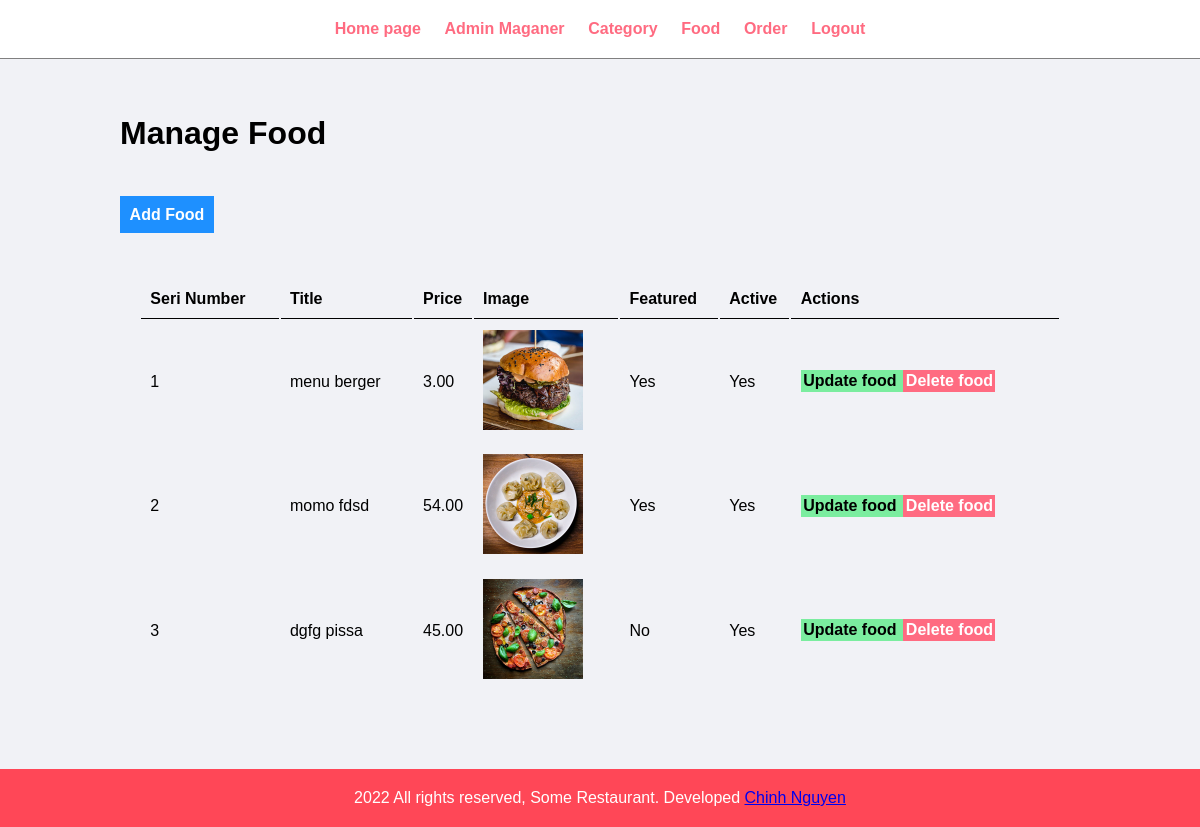
Screenshot of /admin/manage-food.php (signed in) with the database file from the repository.
### tables this page shows
CREATE TABLE `tbl_food` (
  `id` int(10) UNSIGNED NOT NULL,
  `title` varchar(150) NOT NULL,
  `description` varchar(255) NOT NULL,
  `price` decimal(10,2) NOT NULL,
  `image_name` varchar(255) NOT NULL,
  `category_id` int(11) NOT NULL,
  `featured` varchar(10) NOT NULL,
  `active` varchar(10) NOT NULL
);

### admin/manage-food.php (the view, shortened to what this page needs)
<?php include('partrials/menu.php')  ?>
<div class="main_content">
  <div class="wrapper">
    <h1>Manage Food</h1>
    <br><br><br>
       <a href="<?php echo SITEURL;?>admin/add-food.php" class="btn-primary">Add Food</a>
       <br><br><br>
       <table class="tbl_full">
         <tr>
           <th>Seri Number</th>
           <th>Title</th>
           <th>Price</th>
           <th>Image</th>
           <th>Featured</th>
           <th>Active</th>
           <th>Actions</th>
         </tr>
         <?php
          $sql = "SELECT * FROM tbl_food";
          $res = mysqli_query($conn, $sql);
          $count = mysqli_num_rows($res);
          $sn=1;
          if($count>0){
            while($row= mysqli_fetch_assoc($res)){
              $id = $row['id'];
              $title = $row['title'];
              $price = $row['price'];
              $image_name = $row['image_name'];
              $featured = $row['featured'];
              $active = $row['active'];
              ?>
                <tr>
                  <td><?php echo $sn++;?></td>
                  <td><?php echo $title;?></td>
                  <td><?php echo $price;?></td>
                  <td>
                       <?php
                          if($image_name!=""){
                            ?>
                            <img src="<?php echo SITEURL; ?>images/food/<?php echo $image_name;?>" width="100px" >
                            <?php
                          }
                         else{
                          echo "<div class='error'>Image not Added. </div>";
                         }
                       ?>
                   </td>
                  <td><?php echo $featured;?></td>
                  <td><?php echo $active;?></td>
                  <td>
                    <a href="<?php echo SITEURL; ?>admin/update-food.php?id=<?php echo $id;?>" class="btn-secondary">Update food </a>
                    <a href="<?php echo SITEURL; ?>admin/delete-food.php?id=<?php echo $id;?>&image_name=<?php echo $image_name; ?>" class="btn-danger"> Delete food </a>
                  </td>
                </tr>
              <?php
            }
          }
          else{
            echo "<tr><td colspan='7' class='error'>Food not Add yet  </td> </tr>";
          }
         ?>
       </table>
  </div>
</div>
<?php include('partrials/footer.php')  ?>

### css/admin.css (style rules this page uses)
* { margin: 0; padding: 0; font-family: Arial, Helvetica, sans-serif; }
.wrapper { padding: 20px; width: 80%; margin: 0 auto; }
.tbl_full { width: 100%; padding: 2%; }
table tr th { text-align: left; border-bottom: 1px solid black; padding: 1%; }
table tr td { padding: 1%; }
.btn-primary { background-color: #1e90ff; padding: 1%; color: white; text-decoration: none; font-weight: bold; }
.btn-secondary { background-color: #7bed9f; padding: 1%; color: black; text-decoration: none; font-weight: bold; }
.btn-danger { background-color: #ff6b81; padding: 1%; color: white; text-decoration: none; font-weight: bold; }
.main_content { background-color: #f1f2f6; padding: 3% 0; }

### rows the page displays
tbl_food: title "menu berger", price "3.00", image_name (picture), featured "Yes", active "Yes"
tbl_food: title "momo fdsd", price "54.00", image_name (picture), featured "Yes", active "Yes"
tbl_food: title "dgfg pissa", price "45.00", image_name (picture), featured "No", active "Yes"
